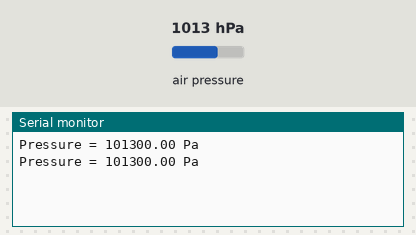
A sketch run on a simulated Arduino Uno, built with avr-gcc and run on an emulated ATmega328P. On the bench: the last lines printed to the serial monitor. The test bench sets the inputs (shaded band); at power-on: air pressure 1013 hPa.

Above: at 1.8 s.
1.9 s: air pressure set to 952 hPa
At 2.8 s:
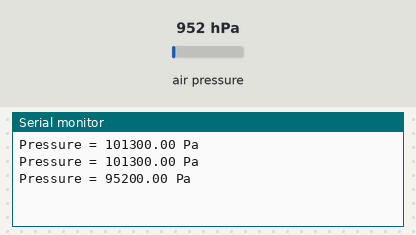
3.4 s: air pressure set to 975 hPa
At 4.5 s:
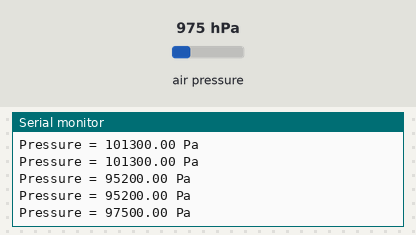
Timing chart, 0 to 6.4 s (numbered marks = the images above; inputs shaded):
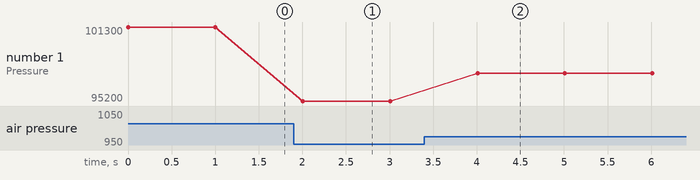

Measured:
- after the input at 1.9 s, the serial monitor: prints a new line after 0.11 s (image 1)
- after the input at 3.4 s, the serial monitor: prints a new line after 0.61 s (image 2)
- plotted number 1: 101300 → 95200 after the input at 1.9 s, 95200 → 97500 after the input at 3.4 s

The sketch:

pressure.ino
```cpp
#include <Adafruit_BMP280.h>

Adafruit_BMP280 bmp280;

void setup() {
  Serial.begin(115200);

  if (!bmp280.begin()) {
    Serial.println("Failed to find BMP280 sensor!");
    while (1);
  }
}

void loop() {
  float pressure = bmp280.readPressure();

  Serial.print("Pressure = ");
  Serial.print(pressure);
  Serial.println(" Pa");
  delay(1000);
}
```
